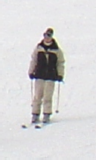
#> input picture data/train/Pos/crop001008b.bmp, 96 x 160 px
$ python main_done.py data/train/Neg/00000053a_cut.bmp data/train/Neg/00000057a_cut.bmp
#> lines starting #> are read from the running program, lines starting #| are printed output that depends on the picture
### utils_done.py
from matplotlib import pyplot as plt
import matplotlib.image as mpimg
import numpy as np
import cv2
import math
import os

def load_images_from_folder(path):
    images, filenames, labels = [], {}, ["Pos", "Neg"]   # Pos = 1, Neg = 0
    for label in labels:
        folder = path + "/" + label
        for filename in os.listdir(folder):
            img = loadImage(os.path.join(folder,filename))
            if img is not None:
                images.append(img)
                if label == "Pos":
                    filenames[filename] = 1
                else:
                    filenames[filename] = 0
    return images,filenames

def loadImage(path):
    img = mpimg.imread(path)
    R, G, B = img[:,:,0], img[:,:,1], img[:,:,2]
    imgGray = np.round(0.299 * R + 0.5870 * G + 0.1140 * B)
    #cv2.imwrite(path,imgGray)
    #plt.imshow(imgGray)
    #plt.show()
    return imgGray

def normalize(image):
    normalized_image = np.round(image/(image.max()/255.0))
    return normalized_image

# Padding the image before convolution to maintain the original shape
# [135 lines left out: functions pad, conv, compute_gradients, compute_gradient_angles, update_bins, compute_hog_feature, not called in this run]

def write_hog_feature(filename, hog_feature):
    print("Saved file to " + filename)
    np.savetxt(filename, hog_feature)


### main_done.py
# Run the program: python main.py data/train train

import cv2
import os
from utils_done import *
import sys

path = sys.argv[1]
mode = sys.argv[2]

if mode == "train":
    if not os.path.isdir('results'):
        os.mkdir('results')
        os.mkdir('results/train_features')
        os.mkdir('results/test_features')
    images,filenames = load_images_from_folder(path)

    for i in range(len(images)):
        img = images[i]
        filename = './results/train_features/' + list(filenames.keys())[i] + '_features.txt'
        gradient_magnitude, horizontal_gradient, vertical_gradient = compute_gradients(img)
        gradient_angle = compute_gradient_angles(vertical_gradient, horizontal_gradient)
        hog_vector = compute_hog_feature(gradient_magnitude, gradient_angle, cell_size=8, step_size=8, block_size=16, bins=9)
        write_hog_feature(filename, hog_vector)

_, train_files = load_images_from_folder('data/train')
#> in loadImage, img is the input picture: shape (160, 96, 3); mean R, G, B 212.9, 211.8, 212.5
#> in loadImage, `R, G, B = img[:,:,0], img[:,:,1], img[:,:,2]`:
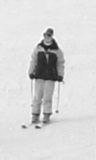
#> R: shape (160, 96); min 29, max 254, mean 212.9
#> in loadImage, `R, G, B = img[:,:,0], img[:,:,1], img[:,:,2]`:
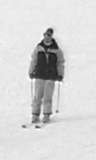
#> B: shape (160, 96); min 22, max 255, mean 212.5
#> pass 2 of the loop in load_images_from_folder, `for label in labels:`:
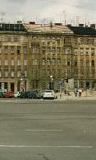
#> input picture data/train/Neg/00000053a_cut.bmp, 96 x 160 px
#> in loadImage, img is the input picture: shape (160, 96, 3); mean R, G, B 128.9, 124, 98.5
#> in loadImage (call 2), `R, G, B = img[:,:,0], img[:,:,1], img[:,:,2]`:
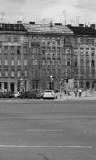
#> G: shape (160, 96); min 1, max 240, mean 124
#> in loadImage (call 2), `R, G, B = img[:,:,0], img[:,:,1], img[:,:,2]`:
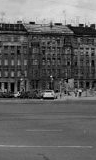
#> B: shape (160, 96); min 0, max 220, mean 98.5
#> train_files = {'crop001008b.bmp': 1, '00000053a_cut.bmp': 0}
_, test_files = load_images_from_folder('data/test')
#> pass 2 of the loop in load_images_from_folder, `for label in labels:`:
#> test_files = {'crop001008b.bmp': 1, '00000053a_cut.bmp': 0}

train_feature_path = 'results/train_features/'
test_feature_path = 'results/test_features/'


all_distances = {} # Contains distance and name for every training image for all test images
top_three = {} # Contains top three distances (first, second, third), original labels of nearest neighbours, predicted label, actual label

for test in test_files:
#> (the run stopped early here; a loop or call above may not have finished)
